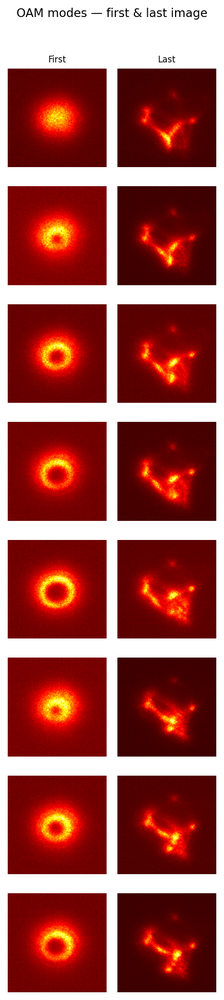
#> input picture grid.png, 224 x 1000 px, shrunk from 435 x 1939 before the run, given in place of pair_04_comparison.png, which was not available
$ python splice_image.py
#> lines starting #> are read from the running program, lines starting #| are printed output that depends on the picture; pictures that were not available may be replaced by others from this repository, and a replacement may not be noted


from PIL import Image

def delete_every_second_column(input_path, output_path, num_cols=9):
#> called with output_path = 'interpolation_thinned.png', num_cols = 9
    img = Image.open(input_path)
#> img is the input picture: PIL image 224x1000 RGBA; mean R, G, B, A 161.1, 81.9, 76.8, 255
    width, height = img.size
#> width = 224; height = 1000

    tile_w = width // num_cols
#> tile_w = 24

    # Fix: crop(left, upper, right, lower) — was previously swapped
    tiles = []
    for i in range(num_cols):
        x_start = i * tile_w
        x_end = x_start + tile_w
        tile = img.crop((x_start, 0, x_end, height))  # ← was (0, x_start, height, x_end)
        tiles.append(tile)
#> this loop made 9 passes
#> pass 1, in delete_every_second_column, `tile = img.crop((x_start, 0, x_end, height))`:
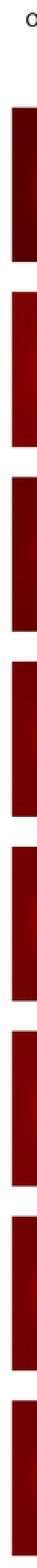
#> tile: PIL image 24x1000 RGBA (shown 2 times larger); mean R, G, B, A 178.4, 118.2, 118.2, 255
#> pass 2, in delete_every_second_column, `tile = img.crop((x_start, 0, x_end, height))`:
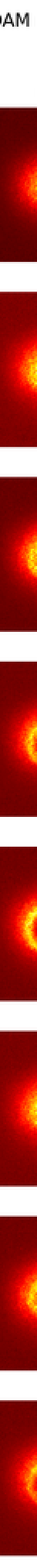
#> tile: PIL image 24x1000 RGBA (shown 2 times larger); mean R, G, B, A 171.2, 60.8, 53, 255
#> pass 3, in delete_every_second_column, `tile = img.crop((x_start, 0, x_end, height))`:
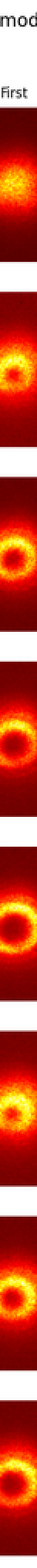
#> tile: PIL image 24x1000 RGBA (shown 2 times larger); mean R, G, B, A 192.9, 80.3, 54.1, 255
#> after the loop, tiles = 9 items

    # Keep every other column: 0, 2, 4, 6, 8
    kept_tiles = [tiles[i] for i in [0, 2, 4, 5, 6, 8]]
#> kept_tiles = 6 items

    new_width = tile_w * len(kept_tiles)
#> new_width = 144
    result = Image.new(img.mode, (new_width, height))
#> result: PIL image 144x1000 RGBA; every value is 0
    for i, tile in enumerate(kept_tiles):
        result.paste(tile, (i * tile_w, 0))
#> this loop made 6 passes
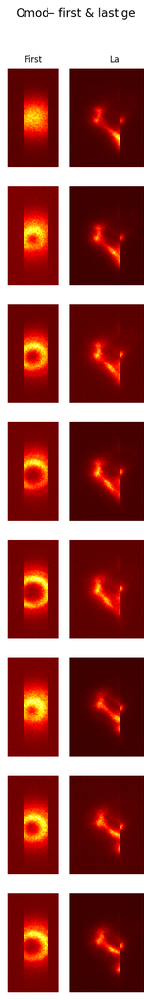
#> result: PIL image 144x1000 RGBA; mean R, G, B, A 156, 84.4, 79.1, 255

    result.save(output_path)
    print(f"Saved {len(kept_tiles)} columns to: {output_path}")
#| Saved 6 columns to: interpolation_thinned.png

if __name__ == "__main__":
    input_path = "/rds/user/dpc49/hpc-work/MLMI4/interpolation_compare/pair_04_comparison.png"
    output_path = "interpolation_thinned.png"
    delete_every_second_column(input_path, output_path, num_cols=9)
